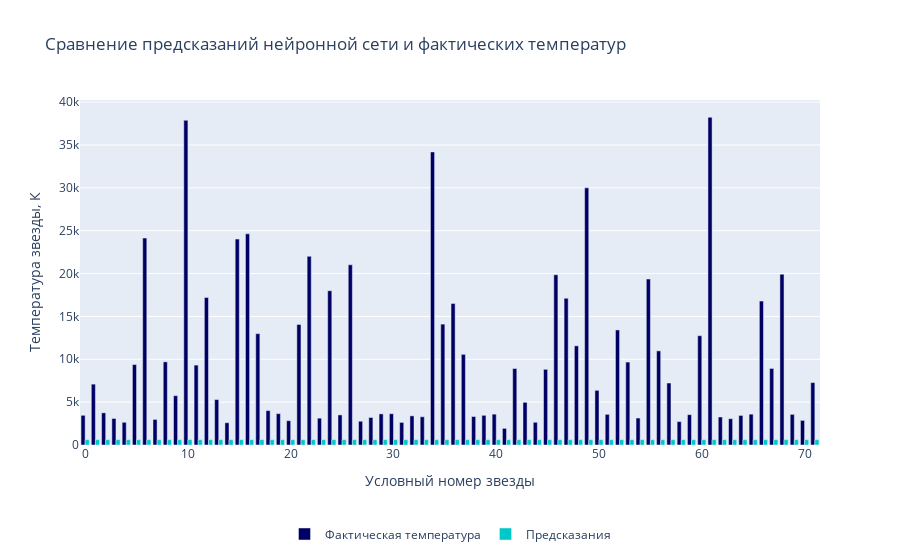

The code cell stored with this chart in its notebook:
### Code cell
fig_3 = go.Figure()

fig_3.add_trace(
    go.Bar(
        x = df_3.index, 
        y = df_3['Actual'],
        name='Фактическая температура',
        marker_color='rgb(0,0,100)'
    )
)

fig_3.add_trace(
    go.Bar(
        x = df_3.index, 
        y = df_3['Predicted'],
        name='Предсказания',
        marker_color='rgb(0,200,200)'
    )
)

fig_3.update_layout(title="Сравнение предсказаний нейронной сети и фактических температур",
                    xaxis_title="Условный номер звезды",
                    yaxis_title="Температура звезды, К",
                    legend=dict(x=.5, xanchor="center", yanchor="bottom", y=-.3, orientation="h"),
                   )

fig_3.show()

### Figure 1 — Plotly figure (JSON) as saved in the notebook; plotly's stock layout.template omitted (floating-point values rounded to 4 significant figures)
{"data": [{"marker": {"color": "rgb(0,0,100)"}, "name": "Фактическая температура", "type": "bar", "x": [0, 1, 2, 3, 4, 5, 6, 7, 8, 9, 10, 11, 12, 13, 14, 15, 16, 17, 18, 19, 20, 21, 22, 23, 24, 25, 26, 27, 28, 29, 30, 31, 32, 33, 34, 35, 36, 37, 38, 39, 40, 41, 42, 43, 44, 45, 46, 47, 48, 49, 50, 51, 52, 53, 54, 55, 56, 57, 58, 59, 60, 61, 62, 63, 64, 65, 66, 67, 68, 69, 70, 71], "y": [3463, 7100, 3752, 3095, 2650, 9383, 24145, 2983, 9700, 5752, 37882, 9320, 17200, 5300, 2600, 24020, 24630, 12990, 4015, 3660, 2835, 14060, 22012, 3129, 18000, 3511, 21020, 2774, 3212, 3628, 3650, 2637, 3399, 3295, 34190, 14100, 16500, 10574, 3324, 3462, 3600, 1939, 8924, 4980, 2650, 8829, 19860, 17120, 11567, 30000, 6380, 3575, 13420, 9675, 3146, 19360, 10980, 7230, 2731, 3541, 12749, 38234, 3270, 3068, 3450, 3598, 16787, 8930, 19923, 3574, 2871, 7282]}, {"marker": {"color": "rgb(0,200,200)"}, "name": "Предсказания", "type": "bar", "x": [0, 1, 2, 3, 4, 5, 6, 7, 8, 9, 10, 11, 12, 13, 14, 15, 16, 17, 18, 19, 20, 21, 22, 23, 24, 25, 26, 27, 28, 29, 30, 31, 32, 33, 34, 35, 36, 37, 38, 39, 40, 41, 42, 43, 44, 45, 46, 47, 48, 49, 50, 51, 52, 53, 54, 55, 56, 57, 58, 59, 60, 61, 62, 63, 64, 65, 66, 67, 68, 69, 70, 71], "y": [622.8, 622.8, 622.8, 622.8, 622.8, 622.8, 622.8, 622.8, 622.8, 622.8, 622.8, 622.8, 622.8, 622.8, 622.8, 622.8, 622.8, 622.8, 622.8, 622.8, 622.8, 622.8, 622.8, 622.8, 622.8, 622.8, 622.8, 622.8, 622.8, 622.8, 622.8, 622.8, 622.8, 622.8, 622.8, 622.8, 622.8, 622.8, 622.8, 622.8, 622.8, 622.8, 622.8, 622.8, 622.8, 622.8, 622.8, 622.8, 622.8, 622.8, 622.8, 622.8, 622.8, 622.8, 622.8, 622.8, 622.8, 622.8, 622.8, 622.8, 622.8, 622.8, 622.8, 622.8, 622.8, 622.8, 622.8, 622.8, 622.8, 622.8, 622.8, 622.8]}], "layout": {"legend": {"orientation": "h", "x": 0.5, "xanchor": "center", "y": -0.3, "yanchor": "bottom"}, "title": {"text": "Сравнение предсказаний нейронной сети и фактических температур"}, "xaxis": {"title": {"text": "Условный номер звезды"}}, "yaxis": {"title": {"text": "Температура звезды, К"}}}}
